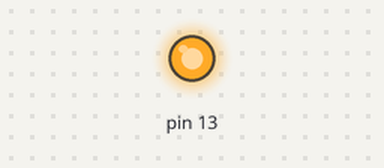
The sketch below on a simulated Arduino Uno, built with avr-gcc and run on an emulated ATmega328P. On the bench: output pins drawn as LEDs (lit = HIGH). What the sketch prints to the serial monitor is not drawn.

Above: at 0.9 s.
At 3.5 s:
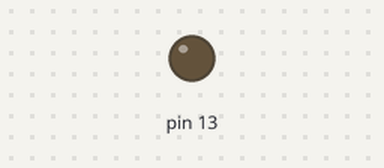
Timing chart, 0 to 5.3 s (numbered marks = the images above):
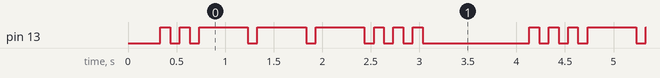

The sketch:

sos_signal.ino
```cpp
// Ex03 - 使用 millis() 实现 SOS 闪烁信号
// 目标：通过 LED 闪烁产生国际求救信号 SOS
// SOS = · · · — — — · · · （三短三长三短）

// 时间常量定义
const unsigned long SHORT_DURATION = 100;  // 短闪时长 (ms)
const unsigned long LONG_DURATION = 500;   // 长闪时长 (ms)
const unsigned long INTERVAL_SHORT = 100;  // 闪烁间隔 (ms)
const unsigned long PAUSE_DURATION = 1000; // 两个 SOS 之间的停顿 (ms)

// SOS 信号序列定义
// true = 短闪，false = 长闪
const bool sos_sequence[] = {
  // 第一个 S（三个短闪）
  true, true, true,
  // 第二个 O（三个长闪）
  false, false, false,
  // 第三个 S（三个短闪）
  true, true, true
};

const int sos_length = sizeof(sos_sequence) / sizeof(sos_sequence[0]);

// 状态变量
unsigned long previousMillis = 0;
unsigned long stateStartTime = 0;
int currentFlashIndex = 0;
int currentPhase = 0;  // 0: 亮，1: 暗
bool ledOn = false;
bool inPause = false;

// 枚举定义状态
enum State {
  FLASHING,      // LED 闪烁中
  INTERVAL,      // 闪烁间隔
  PAUSE          // SOS 结束停顿
};

State currentState = FLASHING;

void setup() {
  Serial.begin(9600);
  pinMode(13, OUTPUT);
  digitalWrite(13, LOW);  // 初始 LED 关闭

  // 输出启动信息
  Serial.println("====================================");
  Serial.println("Ex03: SOS LED Signal with millis()");
  Serial.println("====================================");
  Serial.println("S: · · ·");
  Serial.println("O: — — —");
  Serial.println("S: · · ·");
  Serial.println("====================================\n");

  stateStartTime = millis();
}

void loop() {
  unsigned long currentMillis = millis();

  if (inPause) {
    // 在暂停阶段
    if (currentMillis - stateStartTime >= PAUSE_DURATION) {
      // 暂停结束，重新开始 SOS 序列
      inPause = false;
      currentFlashIndex = 0;
      currentPhase = 0;
      stateStartTime = currentMillis;
      digitalWrite(13, HIGH);
      ledOn = true;
      printStatusMessage(currentMillis, "Pause End, Starting new SOS");
    }
  } else {
    // 正常的 SOS 闪烁阶段
    bool isShortFlash = sos_sequence[currentFlashIndex];
    unsigned long flashDuration = isShortFlash ? SHORT_DURATION : LONG_DURATION;

    // 当前阶段执行中
    if (currentPhase == 0) {
      // LED 点亮阶段
      if (currentMillis - stateStartTime >= flashDuration) {
        // 闪烁时长到达，关闭 LED
        digitalWrite(13, LOW);
        ledOn = false;
        currentPhase = 1;  // 切换到暗阶段
        stateStartTime = currentMillis;

        // 输出闪烁完成信息
        char flashType = isShortFlash ? '·' : '—';
        printStatusMessage(currentMillis, flashType);
      }
    } else {
      // LED 关闭阶段
      if (currentMillis - stateStartTime >= INTERVAL_SHORT) {
        // 间隔时长到达
        currentFlashIndex++;

        if (currentFlashIndex >= sos_length) {
          // 所有闪烁完成，进入长停顿
          inPause = true;
          stateStartTime = currentMillis;
          printStatusMessage(currentMillis, "SOS Complete, Pausing");
        } else {
          // 继续下一个闪烁
          digitalWrite(13, HIGH);
          ledOn = true;
          currentPhase = 0;
          stateStartTime = currentMillis;
        }
      }
    }
  }
}

// 输出状态信息函数
void printStatusMessage(unsigned long currentMillis, const char* message) {
  Serial.print("[");
  Serial.print(currentMillis);
  Serial.print("ms] ");
  Serial.println(message);
}

// 重载函数处理字符参数
void printStatusMessage(unsigned long currentMillis, char flashChar) {
  Serial.print("[");
  Serial.print(currentMillis);
  Serial.print("ms] Flash: ");
  Serial.println(flashChar);
}
```

Measured:
- by itself, pin 13: repeats every 4.0 s: LOW 0.10 s, HIGH 0.10 s, 3 × (LOW 0.10 s, HIGH 0.50 s), 3 × (LOW 0.10 s, HIGH 0.10 s), LOW 1.1 s, HIGH 0.10 s, LOW 0.10 s, HIGH 0.10 s
- by itself, everything shown: repeats every 4.0 s, in 18 steps
